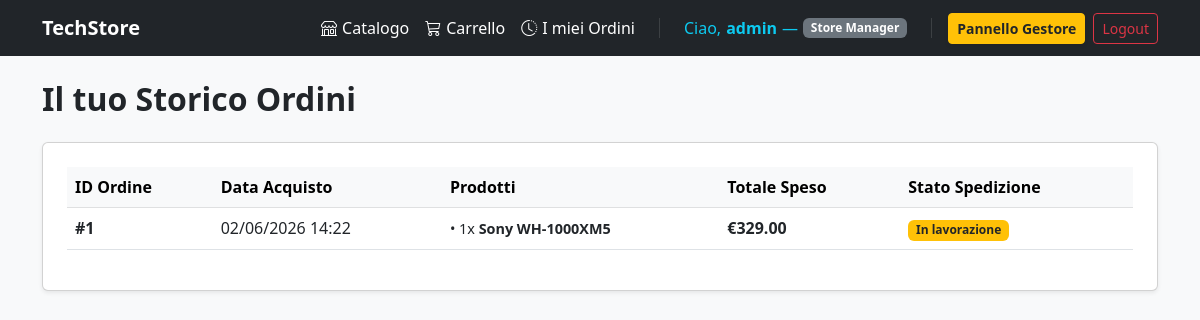
The page /ordini/ (signed in) on the database as committed earlier.
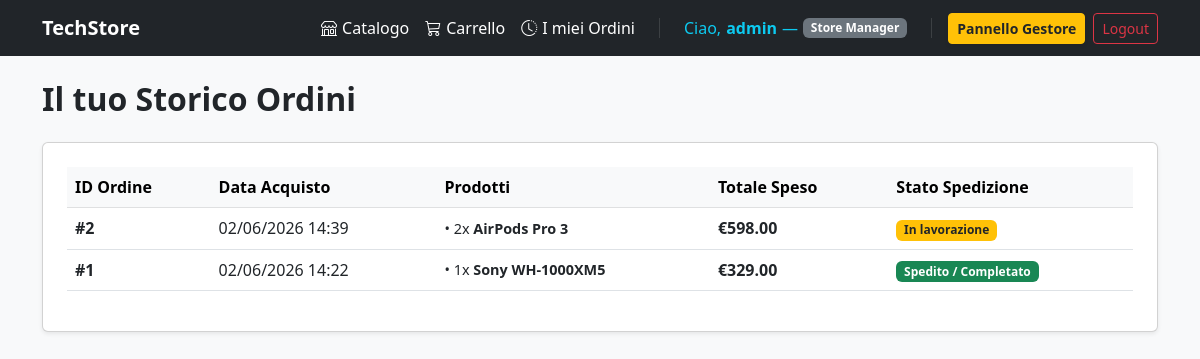
The same page on the database as committed later.
### store/models.py (models this page shows, shortened)
class Order(models.Model):
    user = models.ForeignKey(settings.AUTH_USER_MODEL, on_delete=models.CASCADE, related_name='orders')
    created_at = models.DateTimeField(auto_now_add=True)
    is_completed = models.BooleanField(default=False)
    total_price = models.DecimalField(max_digits=10, decimal_places=2, default=0.00)

class OrderItem(models.Model):
    order = models.ForeignKey(Order, on_delete=models.CASCADE, related_name='items')
    product = models.ForeignKey(Product, on_delete=models.CASCADE)
    quantity = models.IntegerField(default=1)
    price = models.DecimalField(max_digits=10, decimal_places=2)

class Product(models.Model):
    category = models.ForeignKey(Category, on_delete=models.CASCADE, related_name='products')
    name = models.CharField(max_length=200)
    description = models.TextField()
    price = models.DecimalField(max_digits=10, decimal_places=2)
    stock = models.IntegerField(default=0)
    is_active = models.BooleanField(default=True)

### store/views.py (the view)
# urls.py: path('ordini/', userOrders, name='userOrders'),
@login_required
def userOrders(request):
    orders = Order.objects.filter(user=request.user).order_by('-created_at')
    return render(request, 'ordiniUtente.html', {'orders': orders})

### accounts/models.py (called while the page is built)
    def is_manager(self):
        return self.role == self.STORE_MANAGER

### templates/ordiniUtente.html (shortened to what this page needs)
{% extends 'base.html' %}
{% block content %}
<div class="row mt-4">
    <div class="col-12">
        <h2 class="fw-bold mb-4">Il tuo Storico Ordini</h2>
        <div class="card shadow-sm p-4">
            {% if orders %}
                <div class="table-responsive">
                    <table class="table table-hover align-middle">
                        <thead class="table-light">
                            <tr>
                                <th>ID Ordine</th>
                                <th>Data Acquisto</th>
                                <th>Prodotti</th>
                                <th>Totale Speso</th>
                                <th>Stato Spedizione</th>
                            </tr>
                        </thead>
                        <tbody>
                            {% for order in orders %}
                                <tr>
                                    <td class="fw-bold">#{{ order.id }}</td>
                                    <td>{{ order.created_at|date:"d/m/Y H:i" }}</td>
                                    <td>
                                        <ul class="list-unstyled mb-0" style="font-size: 0.9rem;">
                                            {% for item in order.items.all %}
                                                <li>• {{ item.quantity }}x <span class="fw-semibold">{{ item.product.name }}</span></li>
                                            {% endfor %}
                                        </ul>
                                    </td>
                                    <td class="fw-bold text-dark">€{{ order.total_price }}</td>
                                    <td>
                                        {% if order.is_completed %}
                                            <span class="badge bg-success">Spedito / Completato</span>
                                        {% else %}
                                            <span class="badge bg-warning text-dark">In lavorazione</span>
                                        {% endif %}
                                    </td>
                                </tr>
                            {% endfor %}
                        </tbody>
                    </table>
                </div>
            {% else %}
                <div class="text-center py-5">
                    <p class="text-muted fs-5 mb-3">Non hai ancora effettuato nessun ordine sullo store.</p>
                    <a href="{% url 'product_list' %}" class="btn btn-primary">Sfoglia il Catalogo</a>
                </div>
            {% endif %}
        </div>
    </div>
</div>
{% endblock %}

Rows that differ between the two databases and show on the page:
added Order: id "2", created_at "02/06/2026 14:39", total_price "598.00", is_completed "In lavorazione"
added OrderItem: quantity "2", product.name "AirPods Pro 3"
changed Order id 1: is_completed "In lavorazione" → "Spedito / Completato"
